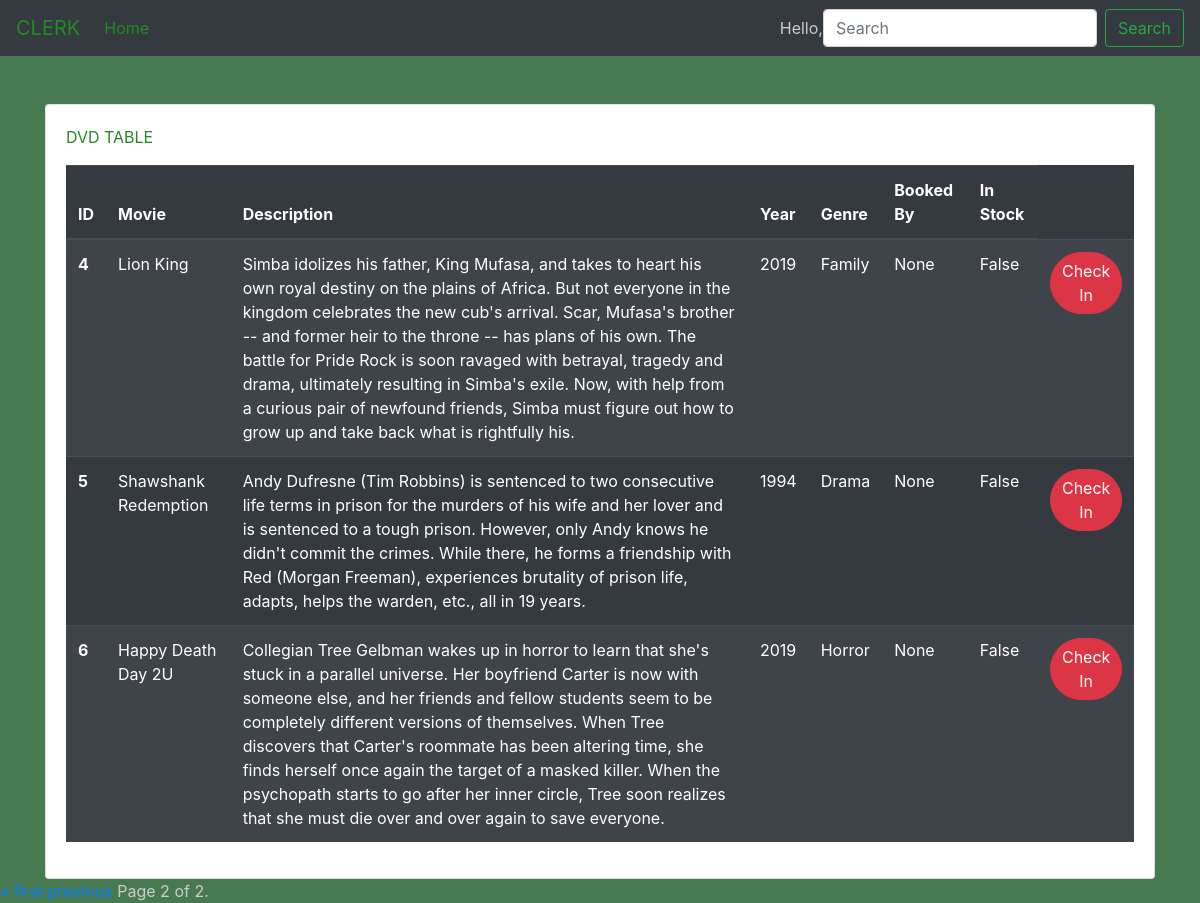
/clerk/?page=2, run on an earlier commit of the app's database.
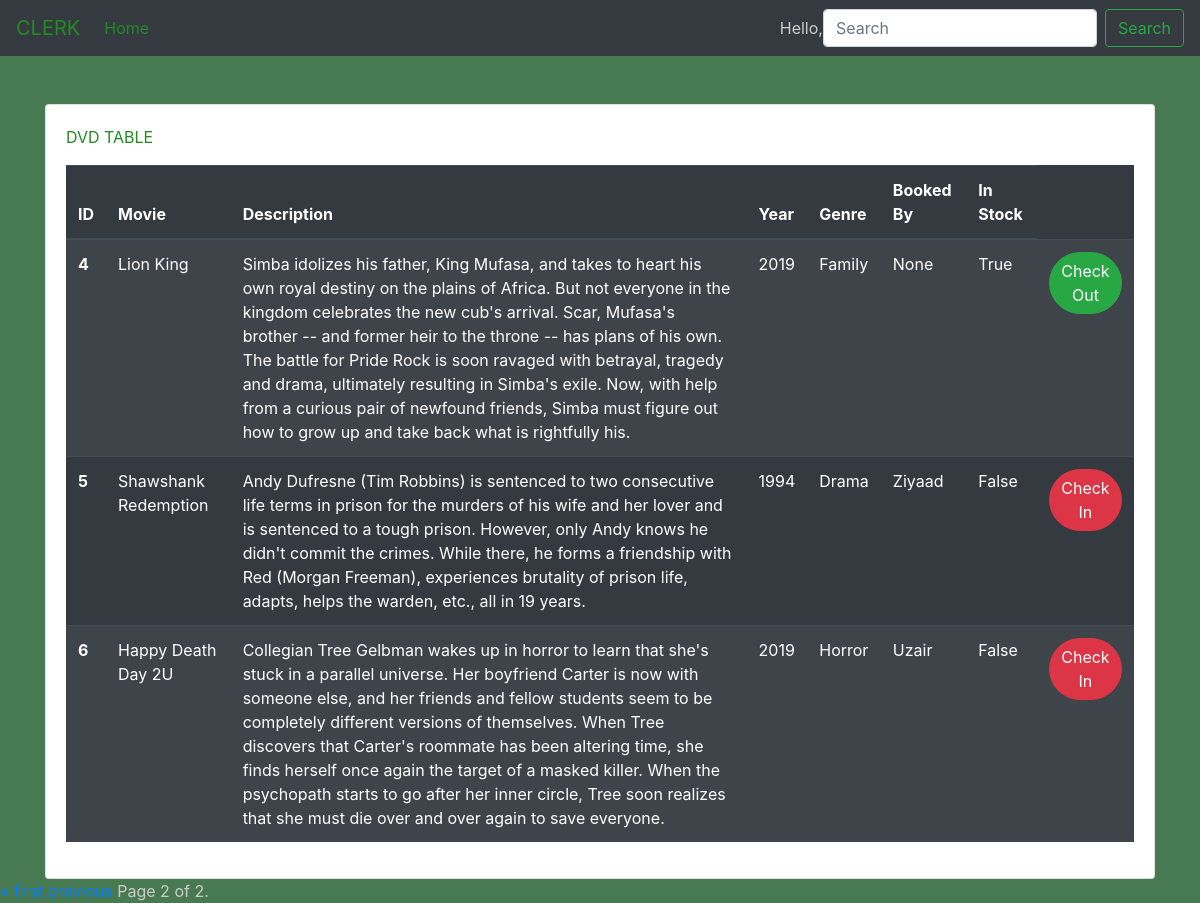
And on a later commit of the database.
### webapp/models.py (models this page shows)
class DVD(models.Model):
    Title= models.CharField(max_length=50)
    year = models.CharField(max_length=255)
    genre = models.CharField(max_length=255)
    InStock= models.BooleanField(default=True)
    Synopsis= models.TextField()
    BookingPickup = models.CharField(max_length=255)
    NumOfTimesRented= models.IntegerField(default=0)
    ImageDVD= models.ImageField(upload_to='pics')

### webapp/views.py (the view)
# urls.py: path('clerk/', views.clerk, name='clerk'),
def clerk(request):
    dvds = DVD.objects.all() #imports dvds from database
    query = request.GET.get("query")
    if query:
        dvds = DVD.objects.filter(Q(Title__icontains=query)) #Search Function according to name
    paginator = Paginator(dvds, 3) # Show 3 dvds per page
    page = request.GET.get('page')
    dvds = paginator.get_page(page)
    return render(request, 'clerk.html', {'dvds':dvds})

### templates/clerk.html (shortened to what this page needs)
{%load static %}
<!DOCTYPE html>
<html lang="en">
<head>
    <link rel="stylesheet" href="https://stackpath.bootstrapcdn.com/bootstrap/4.3.1/css/bootstrap.min.css">
    <link rel="stylesheet" type="text/css" href="{% static 'clerkstye.css'%}">
</head>
<body>
    <nav class="navbar navbar-expand-lg navbar-light bg-dark sticky">
        <a class="navbar-brand" href="#" style="color: forestgreen">CLERK</a>
        <div class="collapse navbar-collapse" id="navbarSupportedContent">
          <ul class="navbar-nav mr-auto">
            <li class="nav-item active">
              <a class="nav-link" href="/" style="color: forestgreen">Home <span class="sr-only">(current)</span></a>
            </li>
          </ul>
          <form method="GET" action="" class="form-inline my-2 my-lg-0">
              <a> Hello, {{user.first_name}}</a><br>
            <input class="form-control mr-sm-2" name ='query' type="search" placeholder="Search" aria-label="Search">
            <button class="btn btn-outline-success my-2 my-sm-0" type="submit">Search</button>
          </form>
        </div>
      </nav>
<a></a><br>
    <div class="container">
        <div class="card" style="table-layout: fixed;">
            <div class="card-body">
              <p class="card-text" style="font: bold; color:forestgreen">DVD TABLE</p>
                <div class="table-body">
                        <table class="table table-striped table-dark">
                                <thead>
                                  <tr>
                                    <th scope="col">ID</th>
                                    <th scope="col">Movie</th>
                                    <th scope="col">Description</th>
                                    <th scope="col">Year</th>
                                    <th scope="col">Genre</th>
                                    <th scope="col">Booked By</th>
                                    <th scope="col">In Stock</th>
                                  </tr>
                                </thead>
                                <tbody>
                                {% for dvd in dvds %}
                                  <tr>
                                    <th scope="row">{{dvd.id}}</th>
                                    <td>{{dvd.Title}}</td>
                                    <td>{{dvd.Synopsis}}</td>
                                    <td>{{dvd.year}}</td>
                                    <td>{{dvd.genre}}</td>
                                    <td>{{dvd.BookingPickup}}</td>
                                    <td>{{dvd.InStock}}</td>
                                    <td>
                                        {%if dvd.InStock %}
                                          <button type="button" class="btn btn-success badge-pill" style="float: right">Check Out</button>
                                        {%else %}
                                          <button type="button" class="btn btn-danger badge-pill" style="float: right">Check In</button>
                                        {%endif%}
                                    </td>
                                  </tr>
                                {%endfor%}
                                </tbody>
                              </table>
                </div>
            </div>
          </div>
    </div>
    <div class="pagination">
        <span class="step-links">
            {% if dvds.has_previous %}
                <a href="?page=1">&laquo; first</a>
                <a href="?page={{ dvds.previous_page_number }}">previous</a>
            {% endif %}
            <span class="current">
                Page {{ dvds.number }} of {{ dvds.paginator.num_pages }}.
            </span>
        </span>
    </div>
</body>
</html>

### static/clerkstye.css (style rules this page uses)
body { padding-top: 80px; background-color: #487A51; color: #CCC; }
.navbar { z-index: 9999; }
.navbar-brand { color:forestgreen; }
.sticky { position: fixed; top:0; width:100%; }
.table-body { background-color: #487A51; }

What changed in the data, as far as the page shows it:
changed DVD "Lion King": InStock "False" → "True"; InStock "Check In" → "Check Out"
changed DVD "Shawshank Redemption": BookingPickup "None" → "Ziyaad"
changed DVD "Happy Death Day 2U": BookingPickup "None" → "Uzair"
